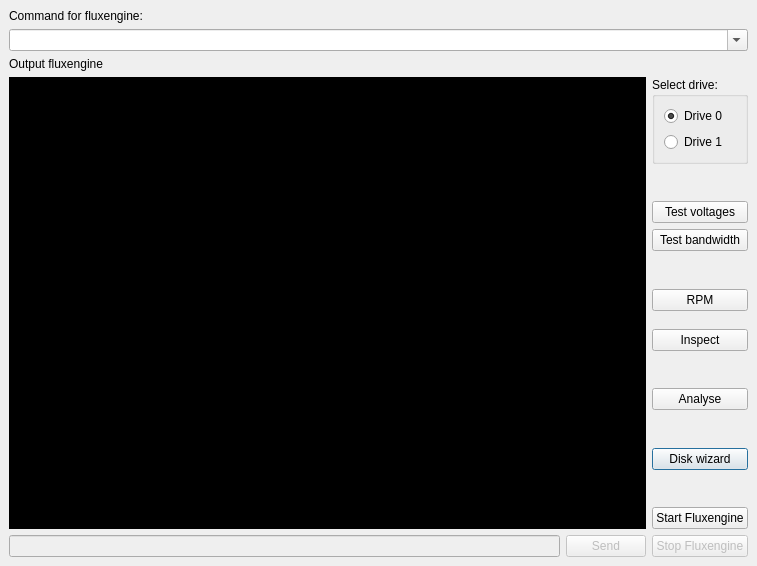
<?xml version="1.0" encoding="UTF-8"?>
<ui version="4.0">
 <class>MainWindow</class>
 <widget class="QMainWindow" name="MainWindow">
  <property name="windowModality">
   <enum>Qt::NonModal</enum>
  </property>
  <property name="geometry">
   <rect>
    <x>0</x>
    <y>0</y>
    <width>757</width>
    <height>566</height>
   </rect>
  </property>
  <property name="sizePolicy">
   <sizepolicy hsizetype="Maximum" vsizetype="Maximum">
    <horstretch>0</horstretch>
    <verstretch>0</verstretch>
   </sizepolicy>
  </property>
  <property name="minimumSize">
   <size>
    <width>320</width>
    <height>240</height>
   </size>
  </property>
  <property name="maximumSize">
   <size>
    <width>16777215</width>
    <height>16777215</height>
   </size>
  </property>
  <property name="windowTitle">
   <string>MainWindow</string>
  </property>
  <property name="windowIcon">
   <iconset>
    <normaloff>sky-cow.png</normaloff>sky-cow.png</iconset>
  </property>
  <property name="layoutDirection">
   <enum>Qt::LeftToRight</enum>
  </property>
  <property name="autoFillBackground">
   <bool>false</bool>
  </property>
  <widget class="QWidget" name="centralwidget">
   <property name="enabled">
    <bool>true</bool>
   </property>
   <property name="minimumSize">
    <size>
     <width>320</width>
     <height>240</height>
    </size>
   </property>
   <layout class="QGridLayout" name="gridLayout">
    <item row="21" column="2">
     <widget class="QPushButton" name="btnStop">
      <property name="enabled">
       <bool>false</bool>
      </property>
      <property name="sizePolicy">
       <sizepolicy hsizetype="Minimum" vsizetype="Minimum">
        <horstretch>0</horstretch>
        <verstretch>0</verstretch>
       </sizepolicy>
      </property>
      <property name="toolTip">
       <string>&lt;html&gt;&lt;head/&gt;&lt;body&gt;&lt;p&gt;Panic button to stop fluxengine if something goes wrong.&lt;/p&gt;&lt;/body&gt;&lt;/html&gt;</string>
      </property>
      <property name="styleSheet">
       <string notr="true"/>
      </property>
      <property name="text">
       <string>Stop Fluxengine</string>
      </property>
      <property name="autoDefault">
       <bool>false</bool>
      </property>
      <property name="default">
       <bool>false</bool>
      </property>
      <property name="flat">
       <bool>false</bool>
      </property>
     </widget>
    </item>
    <item row="8" column="2">
     <widget class="QPushButton" name="btntestVoltages">
      <property name="sizePolicy">
       <sizepolicy hsizetype="Minimum" vsizetype="Minimum">
        <horstretch>0</horstretch>
        <verstretch>0</verstretch>
       </sizepolicy>
      </property>
      <property name="cursor">
       <cursorShape>ArrowCursor</cursorShape>
      </property>
      <property name="toolTip">
       <string>voltages: Measures the FDD bus voltages.</string>
      </property>
      <property name="autoFillBackground">
       <bool>true</bool>
      </property>
      <property name="text">
       <string>Test voltages</string>
      </property>
      <property name="autoDefault">
       <bool>false</bool>
      </property>
      <property name="default">
       <bool>false</bool>
      </property>
     </widget>
    </item>
    <item row="17" column="2">
     <spacer name="verticalSpacer_2">
      <property name="orientation">
       <enum>Qt::Vertical</enum>
      </property>
      <property name="sizeHint" stdset="0">
       <size>
        <width>20</width>
        <height>40</height>
       </size>
      </property>
     </spacer>
    </item>
    <item row="21" column="1">
     <widget class="QPushButton" name="pushButton">
      <property name="enabled">
       <bool>false</bool>
      </property>
      <property name="toolTip">
       <string>&lt;html&gt;&lt;head/&gt;&lt;body&gt;&lt;p&gt;This buttons sends the input for, for instance a comment in an IMD file, to fluxengine.&lt;/p&gt;&lt;/body&gt;&lt;/html&gt;</string>
      </property>
      <property name="text">
       <string>Send</string>
      </property>
     </widget>
    </item>
    <item row="5" column="2" rowspan="2">
     <widget class="QGroupBox" name="groupBox">
      <property name="toolTip">
       <string>&lt;html&gt;&lt;head/&gt;&lt;body&gt;&lt;p&gt;Select the drive to use for reading and writing.&lt;/p&gt;&lt;/body&gt;&lt;/html&gt;</string>
      </property>
      <property name="title">
       <string>Select drive:</string>
      </property>
      <layout class="QGridLayout" name="gridLayout_2">
       <item row="2" column="0">
        <widget class="QRadioButton" name="btnDrive1">
         <property name="text">
          <string>Drive 1</string>
         </property>
        </widget>
       </item>
       <item row="1" column="0">
        <widget class="QRadioButton" name="btnDrive0">
         <property name="text">
          <string>Drive 0</string>
         </property>
         <property name="checked">
          <bool>true</bool>
         </property>
        </widget>
       </item>
      </layout>
     </widget>
    </item>
    <item row="5" column="0" rowspan="16" colspan="2">
     <widget class="QPlainTextEdit" name="txtOutput">
      <property name="sizePolicy">
       <sizepolicy hsizetype="Expanding" vsizetype="Expanding">
        <horstretch>0</horstretch>
        <verstretch>0</verstretch>
       </sizepolicy>
      </property>
      <property name="font">
       <font>
        <family>Monospace</family>
        <pointsize>8</pointsize>
        <weight>50</weight>
        <italic>false</italic>
        <bold>false</bold>
       </font>
      </property>
      <property name="contextMenuPolicy">
       <enum>Qt::DefaultContextMenu</enum>
      </property>
      <property name="toolTip">
       <string>&lt;html&gt;&lt;head/&gt;&lt;body&gt;&lt;p&gt;This box shows the output from fluxengine.&lt;/p&gt;&lt;/body&gt;&lt;/html&gt;</string>
      </property>
      <property name="statusTip">
       <string extracomment="This box shows the output from fluxengine."/>
      </property>
      <property name="autoFillBackground">
       <bool>false</bool>
      </property>
      <property name="styleSheet">
       <string notr="true">font: 8pt &quot;Monospace&quot;;background-color: #000; color: white;</string>
      </property>
      <property name="sizeAdjustPolicy">
       <enum>QAbstractScrollArea::AdjustToContents</enum>
      </property>
      <property name="readOnly">
       <bool>true</bool>
      </property>
     </widget>
    </item>
    <item row="21" column="0">
     <widget class="QLineEdit" name="Fluxengineinput">
      <property name="enabled">
       <bool>false</bool>
      </property>
      <property name="font">
       <font>
        <family>Monospace</family>
        <pointsize>8</pointsize>
       </font>
      </property>
      <property name="toolTip">
       <string>&lt;html&gt;&lt;head/&gt;&lt;body&gt;&lt;p&gt;This line can be used to enter input to fluxengine. For instance when fluxengine asks for a comment to store in an IMD file.&lt;/p&gt;&lt;/body&gt;&lt;/html&gt;</string>
      </property>
     </widget>
    </item>
    <item row="18" column="2">
     <widget class="QPushButton" name="btnReadDisk">
      <property name="sizePolicy">
       <sizepolicy hsizetype="Minimum" vsizetype="Minimum">
        <horstretch>0</horstretch>
        <verstretch>0</verstretch>
       </sizepolicy>
      </property>
      <property name="cursor">
       <cursorShape>ArrowCursor</cursorShape>
      </property>
      <property name="toolTip">
       <string>&lt;html&gt;&lt;head/&gt;&lt;body&gt;&lt;p&gt;Let a wizard guide you to read or write a disk.&lt;/p&gt;&lt;/body&gt;&lt;/html&gt;</string>
      </property>
      <property name="layoutDirection">
       <enum>Qt::LeftToRight</enum>
      </property>
      <property name="autoFillBackground">
       <bool>true</bool>
      </property>
      <property name="text">
       <string>Disk wizard</string>
      </property>
      <property name="autoDefault">
       <bool>true</bool>
      </property>
      <property name="default">
       <bool>true</bool>
      </property>
     </widget>
    </item>
    <item row="11" column="2">
     <widget class="QPushButton" name="btnRPM">
      <property name="sizePolicy">
       <sizepolicy hsizetype="Minimum" vsizetype="Minimum">
        <horstretch>0</horstretch>
        <verstretch>0</verstretch>
       </sizepolicy>
      </property>
      <property name="cursor">
       <cursorShape>ArrowCursor</cursorShape>
      </property>
      <property name="toolTip">
       <string>&lt;html&gt;&lt;head/&gt;&lt;body&gt;&lt;p&gt;rpm: Measures the disk rotational speed.&lt;/p&gt;&lt;/body&gt;&lt;/html&gt;</string>
      </property>
      <property name="autoFillBackground">
       <bool>true</bool>
      </property>
      <property name="text">
       <string>RPM</string>
      </property>
     </widget>
    </item>
    <item row="16" column="2">
     <widget class="QPushButton" name="btnAnalyse">
      <property name="sizePolicy">
       <sizepolicy hsizetype="Minimum" vsizetype="Minimum">
        <horstretch>0</horstretch>
        <verstretch>0</verstretch>
       </sizepolicy>
      </property>
      <property name="toolTip">
       <string>&lt;html&gt;&lt;head/&gt;&lt;body&gt;&lt;p&gt;analyse: View a generated csv file visually&lt;/p&gt;&lt;/body&gt;&lt;/html&gt;</string>
      </property>
      <property name="text">
       <string>Analyse</string>
      </property>
     </widget>
    </item>
    <item row="3" column="0" rowspan="2" colspan="3">
     <widget class="QLabel" name="label_2">
      <property name="text">
       <string>Output fluxengine</string>
      </property>
     </widget>
    </item>
    <item row="19" column="2">
     <spacer name="verticalSpacer_3">
      <property name="orientation">
       <enum>Qt::Vertical</enum>
      </property>
      <property name="sizeHint" stdset="0">
       <size>
        <width>20</width>
        <height>40</height>
       </size>
      </property>
     </spacer>
    </item>
    <item row="20" column="2">
     <widget class="QPushButton" name="bntStartFluxengine">
      <property name="sizePolicy">
       <sizepolicy hsizetype="Preferred" vsizetype="Minimum">
        <horstretch>0</horstretch>
        <verstretch>0</verstretch>
       </sizepolicy>
      </property>
      <property name="toolTip">
       <string>&lt;html&gt;&lt;head/&gt;&lt;body&gt;&lt;p&gt;Start fluxengine with the arguments provided in the top &amp;quot;Command for fluxengine&amp;quot; box.&lt;/p&gt;&lt;/body&gt;&lt;/html&gt;</string>
      </property>
      <property name="text">
       <string>Start Fluxengine</string>
      </property>
     </widget>
    </item>
    <item row="10" column="2">
     <spacer name="verticalSpacer_4">
      <property name="orientation">
       <enum>Qt::Vertical</enum>
      </property>
      <property name="sizeHint" stdset="0">
       <size>
        <width>20</width>
        <height>40</height>
       </size>
      </property>
     </spacer>
    </item>
    <item row="14" column="2">
     <widget class="QPushButton" name="btnInspect">
      <property name="sizePolicy">
       <sizepolicy hsizetype="Minimum" vsizetype="Minimum">
        <horstretch>0</horstretch>
        <verstretch>0</verstretch>
       </sizepolicy>
      </property>
      <property name="toolTip">
       <string>&lt;html&gt;&lt;head/&gt;&lt;body&gt;&lt;p&gt;inspect: Try and detect the clock rate&lt;/p&gt;&lt;/body&gt;&lt;/html&gt;</string>
      </property>
      <property name="text">
       <string>Inspect</string>
      </property>
     </widget>
    </item>
    <item row="1" column="0" colspan="3">
     <widget class="QLabel" name="label">
      <property name="text">
       <string>Command for fluxengine:</string>
      </property>
     </widget>
    </item>
    <item row="9" column="2">
     <widget class="QPushButton" name="btntestbandwidth">
      <property name="sizePolicy">
       <sizepolicy hsizetype="Minimum" vsizetype="Minimum">
        <horstretch>0</horstretch>
        <verstretch>0</verstretch>
       </sizepolicy>
      </property>
      <property name="cursor">
       <cursorShape>ArrowCursor</cursorShape>
      </property>
      <property name="toolTip">
       <string>&lt;html&gt;&lt;head/&gt;&lt;body&gt;&lt;p&gt;bandwidth: Measures your USB bandwidth.&lt;/p&gt;&lt;/body&gt;&lt;/html&gt;</string>
      </property>
      <property name="autoFillBackground">
       <bool>true</bool>
      </property>
      <property name="text">
       <string>Test bandwidth</string>
      </property>
     </widget>
    </item>
    <item row="2" column="0" colspan="3">
     <widget class="QComboBox" name="plainTextEdit_2">
      <property name="font">
       <font>
        <family>Monospace</family>
        <pointsize>8</pointsize>
       </font>
      </property>
      <property name="toolTip">
       <string>&lt;html&gt;&lt;head/&gt;&lt;body&gt;&lt;p&gt;For advanced users who want to give in the commandline options for fluxengine. Also shows the result of the wizard. These arguments are passed on to fluxengine by pressing the start fluxengine button. This combobox also remembers previous commands during this session.&lt;/p&gt;&lt;/body&gt;&lt;/html&gt;</string>
      </property>
      <property name="statusTip">
       <string extracomment="For advanced users who want to give in the commandline options for fluxengine. Also shows the result of the wizard. These arguments are passed on to fluxengine by pressing the start fluxengine button. This combobox also remembers previous commands during this session."/>
      </property>
      <property name="editable">
       <bool>true</bool>
      </property>
     </widget>
    </item>
    <item row="7" column="2">
     <spacer name="verticalSpacer">
      <property name="orientation">
       <enum>Qt::Vertical</enum>
      </property>
      <property name="sizeHint" stdset="0">
       <size>
        <width>20</width>
        <height>40</height>
       </size>
      </property>
     </spacer>
    </item>
    <item row="15" column="2">
     <spacer name="verticalSpacer_5">
      <property name="orientation">
       <enum>Qt::Vertical</enum>
      </property>
      <property name="sizeHint" stdset="0">
       <size>
        <width>20</width>
        <height>40</height>
       </size>
      </property>
     </spacer>
    </item>
   </layout>
   <zorder>groupBox</zorder>
   <zorder>txtOutput</zorder>
   <zorder>btnReadDisk</zorder>
   <zorder>btnStop</zorder>
   <zorder>label_2</zorder>
   <zorder>btntestVoltages</zorder>
   <zorder>btnRPM</zorder>
   <zorder>btntestbandwidth</zorder>
   <zorder>bntStartFluxengine</zorder>
   <zorder>pushButton</zorder>
   <zorder>Fluxengineinput</zorder>
   <zorder>plainTextEdit_2</zorder>
   <zorder>label</zorder>
   <zorder>btnInspect</zorder>
   <zorder>btnAnalyse</zorder>
  </widget>
  <widget class="QMenuBar" name="menubar">
   <property name="geometry">
    <rect>
     <x>0</x>
     <y>0</y>
     <width>757</width>
     <height>22</height>
    </rect>
   </property>
  </widget>
 </widget>
 <tabstops>
  <tabstop>txtOutput</tabstop>
  <tabstop>btntestVoltages</tabstop>
  <tabstop>btntestbandwidth</tabstop>
  <tabstop>btnRPM</tabstop>
  <tabstop>btnReadDisk</tabstop>
  <tabstop>bntStartFluxengine</tabstop>
  <tabstop>btnStop</tabstop>
  <tabstop>Fluxengineinput</tabstop>
  <tabstop>pushButton</tabstop>
 </tabstops>
 <resources/>
 <connections/>
</ui>
